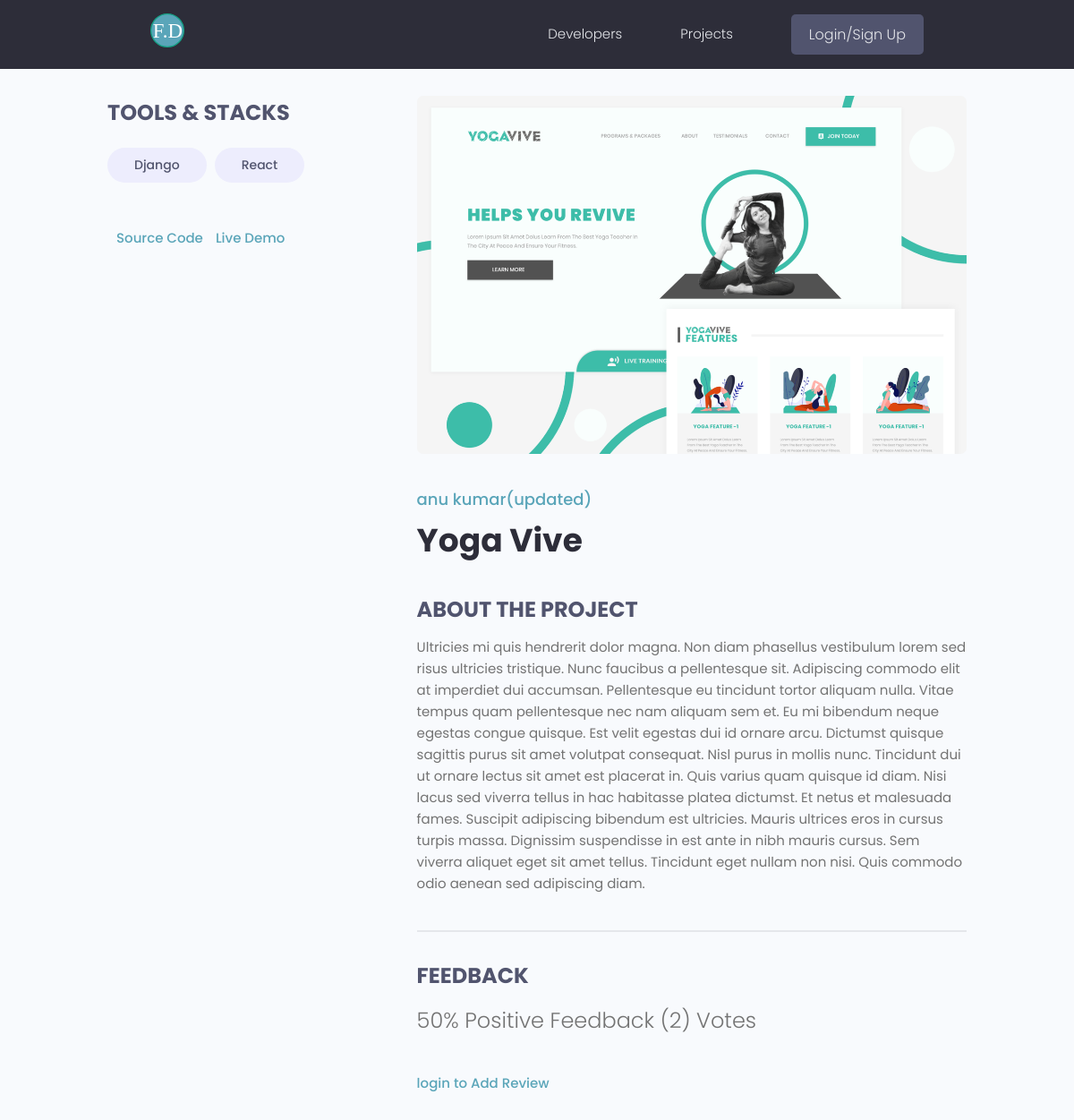
Page /projects/project/214876e5-740c-415b-8fd0-cd929735c48f/ on the earlier database version.
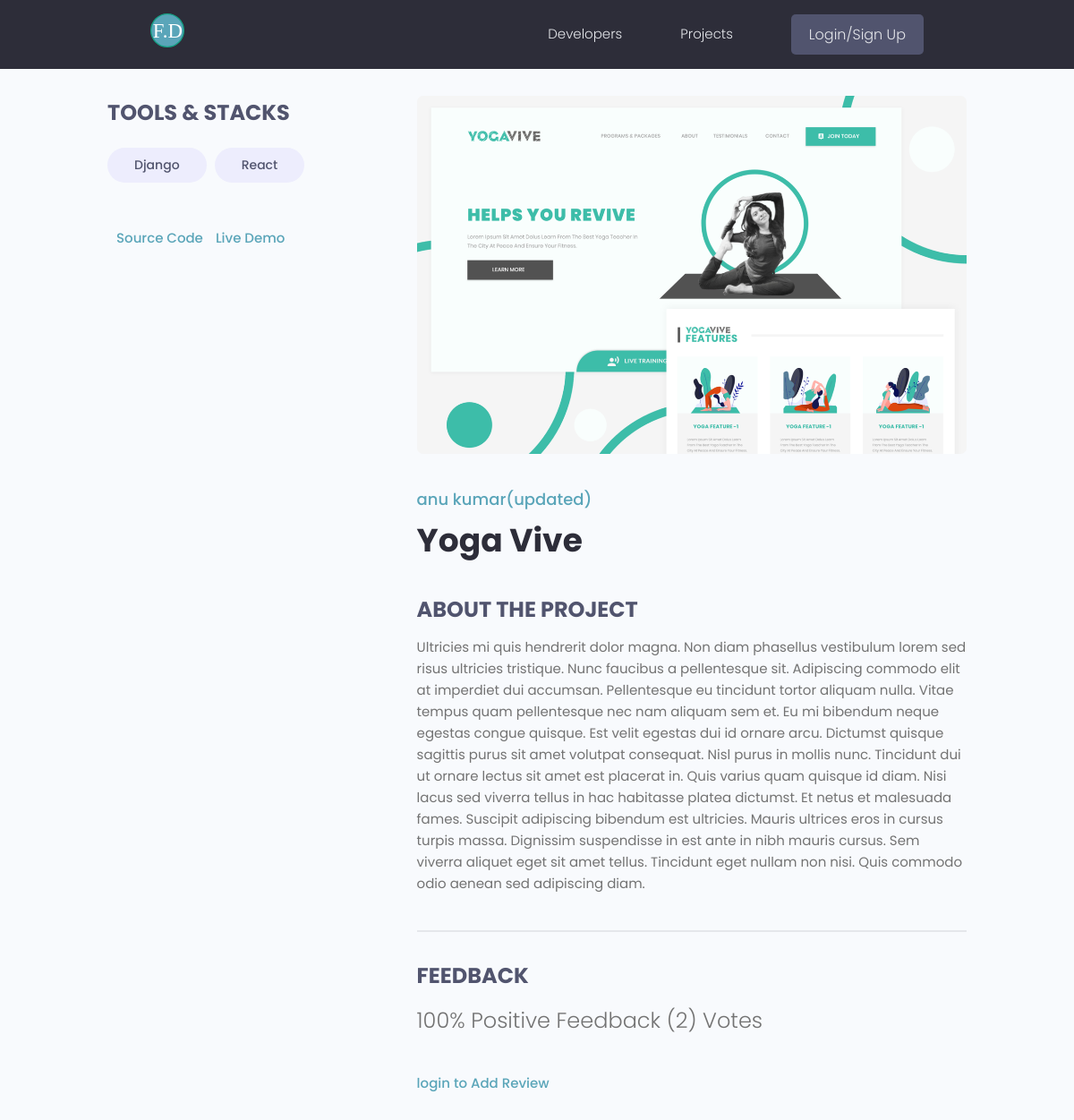
Same page on the later database version.
### projects/models.py (models this page shows, shortened)
class Project(models.Model):
    owner =models.ForeignKey(Profiles, null=True , blank= True , on_delete=models.CASCADE)
    title = models.CharField(max_length=200)
    description = models.TextField(null=True,blank=True)
    featured_image=models.ImageField(null=True,blank=True,default='default.jpg')
    demo_link = models.CharField(max_length=2000 , null=True , blank=True)
    source_link = models.CharField(max_length=2000,null=True,blank=True)
    tags=models.ManyToManyField('Tag',blank=True)
    vote_total = models.IntegerField(default=0 ,null= True,blank=True)
    vote_ratio = models.IntegerField(default=0 ,null= True,blank=True)
    created = models.DateTimeField(auto_now_add=True)
    id = models.UUIDField(default=uuid.uuid4,unique=True,primary_key=True,editable=False)
    class Meta:
        ordering=['-vote_ratio','-vote_total','title']
    @property
    def imageURL(self):
        try:
            url = self.featured_image.url
        except:
            url=""
        return url
    @property
    def reviewers(self):
        queryset = self.review_set.all().values_list('owner__id',flat=True)
        return queryset

### users/models.py (models this page shows, shortened)
class Profiles(models.Model):
    user = models.OneToOneField(User , on_delete = models.CASCADE ,null= True , blank=True)
    name = models.CharField(max_length=200 , blank=True ,null=True)
    email = models.EmailField(max_length=500 ,blank=True, null=True)
    username = models.CharField(max_length=200 , blank=True ,null=True)
    location = models.CharField(max_length=200 , blank=True ,null=True)
    short_intro = models.CharField(max_length=200 , blank=True ,null=True)
    bio = models.TextField(blank=True, null=True)
    profile_image = models.ImageField(null=True, blank =True ,upload_to ='profiles/',default='profiles/user-default.png')
    social_github = models.CharField(max_length=200,blank=True,null=True)
    social_twitter = models.CharField(max_length=200,blank=True,null=True)
    social_linkdin = models.CharField(max_length=200,blank=True,null=True)
    social_youtube = models.CharField(max_length=200,blank=True,null=True)
    social_website = models.CharField(max_length=200,blank=True,null=True)
    created = models.DateTimeField(auto_now_add=True)
    id = models.UUIDField(default=uuid.uuid4,unique=True,primary_key=True,editable=False)
    class Meta:
        ordering=['created']

### projects/views.py (the view, shortened to what this page needs)
# urls.py: path('project/<str:pk>/',views.project,name="project"),
def project(request,pk):
    projectObj = Project.objects.get(id=pk)
    form =ReviewForm()
    return render(request,'projects/single-project.html',{'project':projectObj,'form':form, })

### projects/models.py (called while the page is built)
    def __str__(self):
        return self.name

### projects/templates/projects/single-project.html (shortened to what this page needs)
{%extends 'main.html'%}
{%block content%}
<main class="singleProject my-md">
    <div class="container">
      <div class="layout">
        <div class="column column--1of3">
          <h3 class="singleProject__subtitle">Tools & Stacks</h3>
          <div class="singleProject__toolStack">
            {% for tag in project.tags.all %}
            <span class="tag tag--pill tag--sub tag--lg">
              <small>{{tag}}</small>
            </span>
            {% endfor %}
          </div>
          {% if project.source_link %}
          <a class="singleProject__liveLink" href="{{project.source_link}}" target="_blank">Source Code
          </a>
          {% endif %}
          {% if project.demo_link %}
          <a class="singleProject__liveLink" href="{{project.demo_link}}" target="_blank">Live Demo
          </a>
          {% endif %}
        </div>
        <div class="column column--2of3">
          <img class="singleProject__preview" src="{{project.imageURL}}" alt="portfolio thumbnail" />
          <a href="{% url 'user-profile' project.owner.id %}" class="singleProject__developer">{{project.owner.name}}</a>
          <h2 class="singleProject__title">{{project.title}}</h2>
          <h3 class="singleProject__subtitle">About the Project</h3>
          <div class="singleProject__info">
            {{project.description}}
          </div>
          <div class="comments">
            <h3 class="singleProject__subtitle">Feedback</h3>
            <h5 class="project--rating">
              {{project.vote_ratio}}% Positive Feedback ({{project.vote_total}}) Vote{{project.vote_total|pluralize:"s"}}
            </h5>
            {% if request.user.profiles.id in project.reviewers %}
            <p>Already sumitted review</p>
              {% elif request.user.profiles == project.owner %}
                <p>You cannot review your own work </p>
              {% else %}
                <a href="{% url 'login' %}?next={{request.path}}">login to Add Review</a>
            {% endif %}
          </div>
        </div>
      </div>
    </div>
  </main>
{%endblock content%}

Differences in the rows shown:
changed Project "Yoga Vive": vote_ratio "50" → "100"
